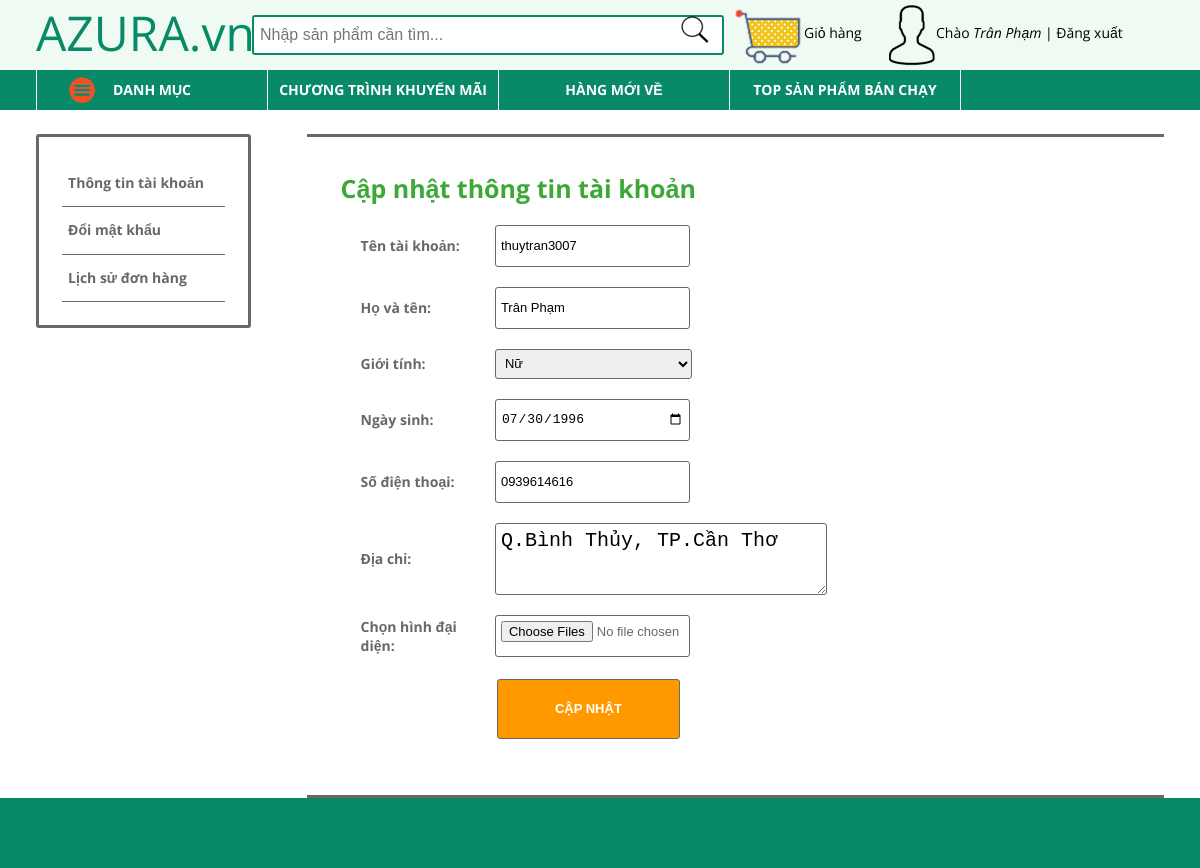
Page /account.php?id=thuytran3007 (signed in) on the committed database.
### tables this page shows
CREATE TABLE `khachhang` (
  `MaKH` varchar(20) NOT NULL,
  `TenKH` varchar(50) NOT NULL,
  `NgaySinh` date NOT NULL,
  `GioiTinh` tinyint(1) NOT NULL,
  `SoDienThoai` varchar(15) NOT NULL,
  `DiaChi` text NOT NULL,
  `HinhDaiDien` varchar(100) NOT NULL,
  `MatKhau` varchar(50) NOT NULL,
  `DiemTichLuy` int(11) NOT NULL,
  `TrangThai` tinyint(1) NOT NULL
);

### account.php (the view, shortened to what this page needs)
<!DOCTYPE html PUBLIC "-//W3C//DTD XHTML 1.0 Transitional//EN" "http://www.w3.org/TR/xhtml1/DTD/xhtml1-transitional.dtd">
	<html xmlns="http://www.w3.org/1999/xhtml">
    <head>
        <link type="text/css" rel='stylesheet' href="style.css"/>
<?php
	include_once('module/header.php');
	include_once('config/config.php');
?>
<?php
	if(isset($_SESSION['user']))
	{
		$user = $_SESSION['user'];
		$ten = $diachi = $sdt = $gioitinh = $ngaysinh = $hinh = NULL;
		if(!isset($_POST['ok']))
		{
			$kh = mysql_query("SELECT * FROM KhachHang WHERE MaKH = '$user'");
			$re_kh = mysql_fetch_assoc($kh);
			$ten = $re_kh['TenKH'];
			$diachi = $re_kh['DiaChi'];
			$sdt = $re_kh['SoDienThoai'];
			$gioitinh = $re_kh['GioiTinh'];
			$ngaysinh = $re_kh['NgaySinh'];
		}
	}
?>
<div id = "acc-left">
        <ul>
        	<a href = "account.php?id=<?php echo $user ?>"><li>Thông tin tài khoản</li></a>
            <a href = "account.php?id=<?php echo $user ?>&type=doimk"><li>Đổi mật khẩu</li></a>
        	<a href = "list-bill.php?id=<?php echo $user ?>"><li>Lịch sử đơn hàng</li></a>
        </ul>
</div>
<div id = "acc-right">
<?php
	if(!isset($_GET['type']))
	{
?>
	<form method = "post"  enctype="multipart/form-data">
            <p style = "color: #3CA937; font-weight: bold; font-size: 25px;">Cập nhật thông tin tài khoản</p>
            <table class = "info_account" cellspacing="20px" width="80%">
            	<tr>
                	<td width="20%" style = "font-weight: bold;">Tên tài khoản:</td>
                    <td><input type = "text" name = "id" value = "<?php echo $user ?>" readonly/></td>
                </tr>
            	<tr>
                	<td width="20%" style = "font-weight: bold">Họ và tên:</td>
                    <td><input type = "text" name = "ten" value = "<?php echo $ten ?>"/></td>
                </tr>
                <tr>
                	<td width="20%" style = "font-weight: bold">Giới tính:</td>
                	<td>
                        <select name = "gioitinh">
                        <?php
							if($gioitinh == 1)
							{
								echo "<option value = '1' selected='selected'>Nam</option>";
                            	echo "<option value = '0'>Nữ</option>";
							}
							else
							{
                            	echo "<option value = '0' selected='selected'>Nữ</option>";
							}
						?>
                        </select><br />
                    </td>
                </tr>
                <tr>
                	<td width="20%" style = "font-weight: bold">Ngày sinh:</td>
                    <td><input type = "date" name = "ngaysinh" value = "<?php echo $ngaysinh ?>"/></td>
                </tr>
                <tr>
                	<td style = "font-weight: bold">Số điện thoại:</td>
                    <td><input type = "text" name = "sdt" value = "<?php echo $sdt ?>"/></td>
                </tr>
                <tr>
                	<td style = "font-weight: bold">Địa chỉ:</td>
                    <td><textarea name = "diachi" rows="5" cols="31" style = "font-size: 20px" placeholder="Nhập địa chỉ mà bạn muốn được giao hàng..."><?php echo $diachi ?></textarea><br /></td>
                </tr>
                <tr>
                	<td style = "font-weight: bold">Chọn hình đại diện:</td>
                    <td><input type='file' name='hinh' multiple="multiple"/></td>
                </tr>
                <tr>
                	<td></td>
                    <td><input type = "submit" name = 'ok' class = "btn-cart" value = "CẬP NHẬT" style = "height: 60px"/>
                    </td>
                </tr>
            </table>
        </form>
<?php
	}
	else
	{
		if($_GET['type'] == 'doimk')
		{
			include_once('account/pass.php');
		}
	}
?>
</div>
<br /><br />
<?php
	include_once('module/bottom.php');
?>

### style.css (style rules this page uses)
ul { list-style-type: none; }
body { font-size: 14px; font-family: 'Open Sans', arial, tahoma, sans-serif; }
* { padding:0; margin:0 }
input[type='submit'], input[type='button'] { cursor: pointer; }
.btn-cart { background: #F90; color: white; font-size: 16px; padding: 10px; font-weight: bold; border: none;border-radius: 3px; width: 100%; margin: 2px; }
#acc-left { width: 14.5%; padding: 2%; float: left; border: solid 3px #6B6767 ; border-radius: 3px; }
#acc-left ul li { height: 40px; padding-bottom: 4%; padding-left: 4%; border-bottom: solid 1px #6b6767; line-height: 45px; }
#acc-left ul a { font-weight: bold; color: #6B6767; }
#acc-right { width: 70%; float: right; border-top: solid 3px #6B6767; border-bottom: solid 3px #6B6767; color: #6B6767; padding: 3%; }
.info_account input { width: 40%; height: 30px; border: solid 1px #6B6767; border-radius: 3px; font-size: 13px; padding: 5px 5px; }
.info_account textarea { width: 70%; height: 60px; border: solid 1px #6B6767; border-radius: 3px; font-size: 10px; padding: 5px 5px; }
.info_account select { width: 43%; height: 30px; border: solid 1px #6B6767; border-radius: 3px; font-size: 13px; padding: 5px 5px; }

### rows in the picture
khachhang: ten "Trân Phạm", gioitinh "Nữ", ngaysinh "07/30/1996", sdt "0939614616", diachi "Q.Bình Thủy, TP.Cần Thơ"

### other values in the picture
$_SESSION['name'] "Trân Phạm"
